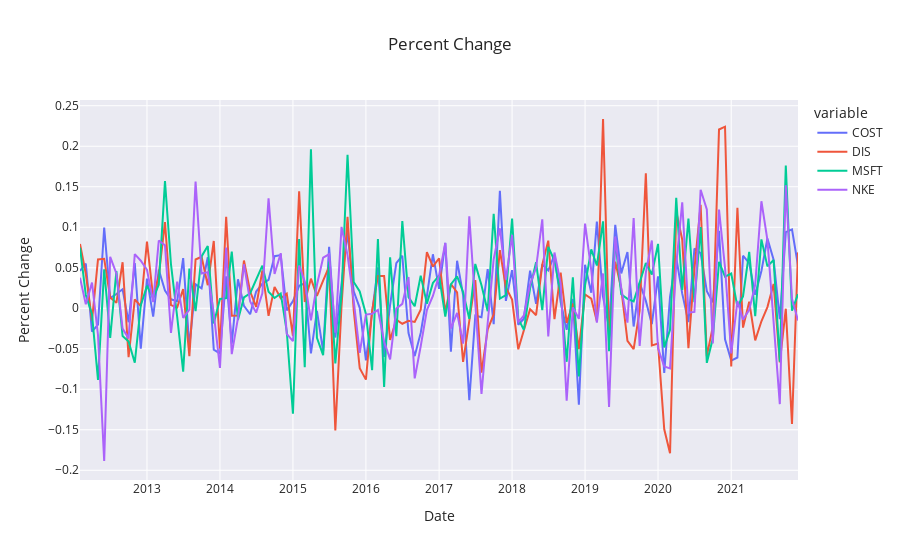

The notebook cell this image was saved under:
### Code cell
#matplotlib
ax = df_pct_change.plot(title = 'Percent Change', figsize=(16, 8), ax = None)
ax.set_xlabel('Percent Change')
ax.set_ylabel('Date')
ax.axhline(y=0, color = 'black')
ax.legend(loc='upper left')
plt.show()

#plotly
fig = px.line(df_pct_change, title = 'Percent Change')
fig.update_layout(xaxis_title='Date', yaxis_title='Percent Change',showlegend=True, template='seaborn')
fig.show()
